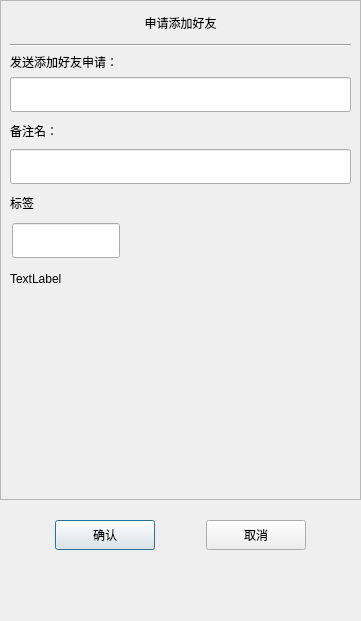
<?xml version="1.0" encoding="UTF-8"?>
<ui version="4.0">
 <class>ApplyFriend</class>
 <widget class="QDialog" name="ApplyFriend">
  <property name="geometry">
   <rect>
    <x>0</x>
    <y>0</y>
    <width>361</width>
    <height>621</height>
   </rect>
  </property>
  <property name="minimumSize">
   <size>
    <width>361</width>
    <height>621</height>
   </size>
  </property>
  <property name="maximumSize">
   <size>
    <width>361</width>
    <height>621</height>
   </size>
  </property>
  <property name="windowTitle">
   <string>Dialog</string>
  </property>
  <layout class="QVBoxLayout" name="verticalLayout">
   <property name="spacing">
    <number>0</number>
   </property>
   <property name="leftMargin">
    <number>0</number>
   </property>
   <property name="topMargin">
    <number>0</number>
   </property>
   <property name="rightMargin">
    <number>0</number>
   </property>
   <property name="bottomMargin">
    <number>0</number>
   </property>
   <item>
    <widget class="QScrollArea" name="scrollArea">
     <property name="minimumSize">
      <size>
       <width>0</width>
       <height>500</height>
      </size>
     </property>
     <property name="widgetResizable">
      <bool>true</bool>
     </property>
     <widget class="QWidget" name="scrollcontent">
      <property name="geometry">
       <rect>
        <x>0</x>
        <y>0</y>
        <width>359</width>
        <height>498</height>
       </rect>
      </property>
      <layout class="QVBoxLayout" name="verticalLayout_2">
       <property name="spacing">
        <number>0</number>
       </property>
       <property name="leftMargin">
        <number>0</number>
       </property>
       <property name="rightMargin">
        <number>0</number>
       </property>
       <item>
        <widget class="QLabel" name="apply_lb">
         <property name="minimumSize">
          <size>
           <width>0</width>
           <height>25</height>
          </size>
         </property>
         <property name="maximumSize">
          <size>
           <width>16777215</width>
           <height>25</height>
          </size>
         </property>
         <property name="text">
          <string>申请添加好友</string>
         </property>
         <property name="alignment">
          <set>Qt::AlignCenter</set>
         </property>
        </widget>
       </item>
       <item>
        <widget class="QWidget" name="apply_wid" native="true">
         <layout class="QVBoxLayout" name="verticalLayout_3">
          <item>
           <widget class="Line" name="line">
            <property name="orientation">
             <enum>Qt::Horizontal</enum>
            </property>
           </widget>
          </item>
          <item>
           <widget class="QLabel" name="label">
            <property name="maximumSize">
             <size>
              <width>16777215</width>
              <height>25</height>
             </size>
            </property>
            <property name="text">
             <string>发送添加好友申请：</string>
            </property>
           </widget>
          </item>
          <item>
           <widget class="CustomizeEdit" name="name_ed">
            <property name="minimumSize">
             <size>
              <width>0</width>
              <height>35</height>
             </size>
            </property>
            <property name="maximumSize">
             <size>
              <width>16777215</width>
              <height>35</height>
             </size>
            </property>
           </widget>
          </item>
          <item>
           <widget class="QLabel" name="label_2">
            <property name="minimumSize">
             <size>
              <width>0</width>
              <height>25</height>
             </size>
            </property>
            <property name="maximumSize">
             <size>
              <width>16777215</width>
              <height>25</height>
             </size>
            </property>
            <property name="text">
             <string>备注名：</string>
            </property>
           </widget>
          </item>
          <item>
           <widget class="CustomizeEdit" name="back_ed">
            <property name="minimumSize">
             <size>
              <width>0</width>
              <height>35</height>
             </size>
            </property>
            <property name="maximumSize">
             <size>
              <width>16777215</width>
              <height>35</height>
             </size>
            </property>
           </widget>
          </item>
          <item>
           <widget class="QLabel" name="label_3">
            <property name="minimumSize">
             <size>
              <width>0</width>
              <height>25</height>
             </size>
            </property>
            <property name="maximumSize">
             <size>
              <width>16777215</width>
              <height>25</height>
             </size>
            </property>
            <property name="text">
             <string>标签</string>
            </property>
           </widget>
          </item>
          <item>
           <widget class="QWidget" name="lb_group_wid" native="true">
            <property name="minimumSize">
             <size>
              <width>0</width>
              <height>50</height>
             </size>
            </property>
            <layout class="QVBoxLayout" name="verticalLayout_4">
             <property name="spacing">
              <number>0</number>
             </property>
             <property name="leftMargin">
              <number>0</number>
             </property>
             <property name="topMargin">
              <number>0</number>
             </property>
             <property name="rightMargin">
              <number>0</number>
             </property>
             <property name="bottomMargin">
              <number>0</number>
             </property>
             <item>
              <widget class="QWidget" name="grid_widget" native="true">
               <property name="minimumSize">
                <size>
                 <width>0</width>
                 <height>40</height>
                </size>
               </property>
               <property name="maximumSize">
                <size>
                 <width>16777215</width>
                 <height>40</height>
                </size>
               </property>
               <widget class="QLineEdit" name="label_ed">
                <property name="geometry">
                 <rect>
                  <x>2</x>
                  <y>2</y>
                  <width>108</width>
                  <height>35</height>
                 </rect>
                </property>
                <property name="maximumSize">
                 <size>
                  <width>16777215</width>
                  <height>35</height>
                 </size>
                </property>
               </widget>
              </widget>
             </item>
             <item>
              <widget class="QWidget" name="input_tip_widget" native="true">
               <property name="minimumSize">
                <size>
                 <width>0</width>
                 <height>35</height>
                </size>
               </property>
               <property name="maximumSize">
                <size>
                 <width>16777215</width>
                 <height>35</height>
                </size>
               </property>
               <layout class="QVBoxLayout" name="verticalLayout_5">
                <property name="spacing">
                 <number>0</number>
                </property>
                <property name="leftMargin">
                 <number>0</number>
                </property>
                <property name="topMargin">
                 <number>0</number>
                </property>
                <property name="rightMargin">
                 <number>0</number>
                </property>
                <property name="bottomMargin">
                 <number>0</number>
                </property>
                <item>
                 <widget class="ClickedOnceLabel" name="tip_lb">
                  <property name="text">
                   <string>TextLabel</string>
                  </property>
                 </widget>
                </item>
               </layout>
              </widget>
             </item>
             <item>
              <widget class="QWidget" name="widget" native="true">
               <property name="minimumSize">
                <size>
                 <width>0</width>
                 <height>60</height>
                </size>
               </property>
               <layout class="QHBoxLayout" name="horizontalLayout_2">
                <property name="leftMargin">
                 <number>0</number>
                </property>
                <property name="topMargin">
                 <number>0</number>
                </property>
                <property name="rightMargin">
                 <number>0</number>
                </property>
                <property name="bottomMargin">
                 <number>0</number>
                </property>
                <item>
                 <widget class="QWidget" name="lb_list" native="true">
                  <property name="minimumSize">
                   <size>
                    <width>287</width>
                    <height>50</height>
                   </size>
                  </property>
                  <property name="maximumSize">
                   <size>
                    <width>287</width>
                    <height>16777215</height>
                   </size>
                  </property>
                 </widget>
                </item>
                <item>
                 <widget class="QWidget" name="more_lb_wid" native="true">
                  <property name="minimumSize">
                   <size>
                    <width>30</width>
                    <height>0</height>
                   </size>
                  </property>
                  <property name="maximumSize">
                   <size>
                    <width>30</width>
                    <height>16777215</height>
                   </size>
                  </property>
                  <layout class="QVBoxLayout" name="verticalLayout_6">
                   <property name="spacing">
                    <number>6</number>
                   </property>
                   <property name="leftMargin">
                    <number>0</number>
                   </property>
                   <property name="topMargin">
                    <number>0</number>
                   </property>
                   <property name="rightMargin">
                    <number>0</number>
                   </property>
                   <property name="bottomMargin">
                    <number>0</number>
                   </property>
                   <item>
                    <spacer name="verticalSpacer_3">
                     <property name="orientation">
                      <enum>Qt::Vertical</enum>
                     </property>
                     <property name="sizeHint" stdset="0">
                      <size>
                       <width>20</width>
                       <height>40</height>
                      </size>
                     </property>
                    </spacer>
                   </item>
                   <item>
                    <widget class="ClickedOnceLabel" name="more_lb">
                     <property name="minimumSize">
                      <size>
                       <width>25</width>
                       <height>25</height>
                      </size>
                     </property>
                     <property name="maximumSize">
                      <size>
                       <width>25</width>
                       <height>25</height>
                      </size>
                     </property>
                     <property name="text">
                      <string/>
                     </property>
                     <property name="alignment">
                      <set>Qt::AlignCenter</set>
                     </property>
                    </widget>
                   </item>
                   <item>
                    <spacer name="verticalSpacer_4">
                     <property name="orientation">
                      <enum>Qt::Vertical</enum>
                     </property>
                     <property name="sizeHint" stdset="0">
                      <size>
                       <width>20</width>
                       <height>40</height>
                      </size>
                     </property>
                    </spacer>
                   </item>
                  </layout>
                 </widget>
                </item>
               </layout>
              </widget>
             </item>
            </layout>
           </widget>
          </item>
         </layout>
        </widget>
       </item>
      </layout>
     </widget>
    </widget>
   </item>
   <item>
    <spacer name="verticalSpacer_2">
     <property name="orientation">
      <enum>Qt::Vertical</enum>
     </property>
     <property name="sizeType">
      <enum>QSizePolicy::Fixed</enum>
     </property>
     <property name="sizeHint" stdset="0">
      <size>
       <width>20</width>
       <height>10</height>
      </size>
     </property>
    </spacer>
   </item>
   <item>
    <widget class="QWidget" name="apply_sure_wid" native="true">
     <property name="minimumSize">
      <size>
       <width>0</width>
       <height>50</height>
      </size>
     </property>
     <layout class="QHBoxLayout" name="horizontalLayout">
      <item>
       <spacer name="horizontalSpacer">
        <property name="orientation">
         <enum>Qt::Horizontal</enum>
        </property>
        <property name="sizeHint" stdset="0">
         <size>
          <width>40</width>
          <height>20</height>
         </size>
        </property>
       </spacer>
      </item>
      <item>
       <widget class="ClickedBtn" name="sure_btn">
        <property name="minimumSize">
         <size>
          <width>100</width>
          <height>30</height>
         </size>
        </property>
        <property name="maximumSize">
         <size>
          <width>100</width>
          <height>30</height>
         </size>
        </property>
        <property name="text">
         <string>确认</string>
        </property>
       </widget>
      </item>
      <item>
       <spacer name="horizontalSpacer_2">
        <property name="orientation">
         <enum>Qt::Horizontal</enum>
        </property>
        <property name="sizeHint" stdset="0">
         <size>
          <width>40</width>
          <height>20</height>
         </size>
        </property>
       </spacer>
      </item>
      <item>
       <widget class="ClickedBtn" name="cancel_btn">
        <property name="minimumSize">
         <size>
          <width>100</width>
          <height>30</height>
         </size>
        </property>
        <property name="maximumSize">
         <size>
          <width>100</width>
          <height>30</height>
         </size>
        </property>
        <property name="text">
         <string>取消</string>
        </property>
       </widget>
      </item>
      <item>
       <spacer name="horizontalSpacer_3">
        <property name="orientation">
         <enum>Qt::Horizontal</enum>
        </property>
        <property name="sizeHint" stdset="0">
         <size>
          <width>40</width>
          <height>20</height>
         </size>
        </property>
       </spacer>
      </item>
     </layout>
    </widget>
   </item>
   <item>
    <spacer name="verticalSpacer">
     <property name="orientation">
      <enum>Qt::Vertical</enum>
     </property>
     <property name="sizeHint" stdset="0">
      <size>
       <width>20</width>
       <height>40</height>
      </size>
     </property>
    </spacer>
   </item>
  </layout>
 </widget>
 <customwidgets>
  <customwidget>
   <class>ClickedOnceLabel</class>
   <extends>QLabel</extends>
   <header location="global">clickedoncelabel.h</header>
  </customwidget>
  <customwidget>
   <class>ClickedBtn</class>
   <extends>QPushButton</extends>
   <header location="global">clickedbtn.h</header>
  </customwidget>
  <customwidget>
   <class>CustomizeEdit</class>
   <extends>QLineEdit</extends>
   <header location="global">customizeedit.h</header>
  </customwidget>
 </customwidgets>
 <resources/>
 <connections/>
</ui>
